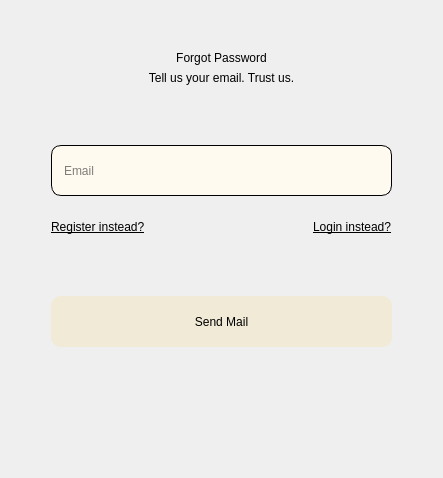
                  <widget class="QWidget" name="forgotpswd">
                      <layout class="QVBoxLayout" name="verticalLayout_8">
                          <item>
                              <spacer name="verticalSpacer_7">
                                  <property name="orientation">
                                      <enum>Qt::Vertical</enum>
                                  </property>
                                  <property name="sizeType">
                                      <enum>QSizePolicy::Fixed</enum>
                                  </property>
                                  <property name="sizeHint" stdset="0">
                                      <size>
                                          <width>20</width>
                                          <height>40</height>
                                      </size>
                                  </property>
                              </spacer>
                          </item>
                          <item>
                              <widget class="QLabel" name="forgotpswdlabel">
                                  <property name="styleSheet">
                                      <string notr="true">font: 36pt &quot;MS Shell Dlg 2&quot;;
color:rgb(0,0,0);</string>
                                  </property>
                                  <property name="text">
                                      <string>Forgot Password</string>
                                  </property>
                                  <property name="alignment">
                                      <set>Qt::AlignCenter</set>
                                  </property>
                              </widget>
                          </item>
                          <item>
                              <widget class="QLabel" name="text_3">
                                  <property name="styleSheet">
                                      <string notr="true">font: 16pt &quot;MS Shell Dlg 2&quot;;
color:rgb(0,0,0);</string>
                                  </property>
                                  <property name="text">
                                      <string>Tell us your email. Trust us.
                                      </string>
                                  </property>
                                  <property name="alignment">
                                      <set>Qt::AlignCenter</set>
                                  </property>
                                  <property name="wordWrap">
                                      <bool>true</bool>
                                  </property>
                              </widget>
                          </item>
                          <item>
                              <spacer name="verticalSpacer_14">
                                  <property name="orientation">
                                      <enum>Qt::Vertical</enum>
                                  </property>
                                  <property name="sizeHint" stdset="0">
                                      <size>
                                          <width>20</width>
                                          <height>40</height>
                                      </size>
                                  </property>
                              </spacer>
                          </item>
                          <item>
                              <layout class="QHBoxLayout" name="horizontalLayout_14">
                                  <item>
                                      <spacer name="horizontalSpacer_27">
                                          <property name="orientation">
                                              <enum>Qt::Horizontal</enum>
                                          </property>
                                          <property name="sizeHint" stdset="0">
                                              <size>
                                                  <width>40</width>
                                                  <height>20</height>
                                              </size>
                                          </property>
                                      </spacer>
                                  </item>
                                  <item>
                                      <layout class="QVBoxLayout" name="verticalLayout_5">
                                          <item>
                                              <widget class="QLineEdit" name="efield_forgot">
                                                  <property name="minimumSize">
                                                      <size>
                                                          <width>341</width>
                                                          <height>51</height>
                                                      </size>
                                                  </property>
                                                  <property name="styleSheet">
                                                      <string notr="true">background-color:rgba(0,0,0,0);
font: 14pt &quot;MS Shell Dlg 2&quot;;

background: #FFFAF0;
selection-background-color: black;
border-width: 1px; 
border-style: solid; 
border-color: black black black black; 
border-radius: 10px;
padding: 2 10px;
</string>
                                                  </property>
                                                  <property name="placeholderText">
                                                      <string>Email</string>
                                                  </property>
                                              </widget>
                                          </item>
                                          <item>
                                              <spacer name="verticalSpacer_13">
                                                  <property name="orientation">
                                                      <enum>Qt::Vertical</enum>
                                                  </property>
                                                  <property name="sizeType">
                                                      <enum>QSizePolicy::Fixed</enum>
                                                  </property>
                                                  <property name="sizeHint" stdset="0">
                                                      <size>
                                                          <width>20</width>
                                                          <height>10</height>
                                                      </size>
                                                  </property>
                                              </spacer>
                                          </item>
                                          <item>
                                              <layout class="QHBoxLayout" name="horizontalLayout_23">
                                                  <item>
                                                      <widget class="QLabel" name="f_direct_r">
                                                          <property name="minimumSize">
                                                              <size>
                                                                  <width>0</width>
                                                                  <height>31</height>
                                                              </size>
                                                          </property>
                                                          <property name="cursor">
                                                              <cursorShape>PointingHandCursor</cursorShape>
                                                          </property>
                                                          <property name="styleSheet">
                                                              <string notr="true">font: 14pt &quot;MS Shell Dlg 2&quot;;
color:rgb(0,0,0);</string>
                                                          </property>
                                                          <property name="text">
                                                              <string>&lt;u&gt;Register instead?&lt;/u&gt;</string>
                                                          </property>
                                                      </widget>
                                                  </item>
                                                  <item>
                                                      <spacer name="horizontalSpacer_26">
                                                          <property name="orientation">
                                                              <enum>Qt::Horizontal</enum>
                                                          </property>
                                                          <property name="sizeHint" stdset="0">
                                                              <size>
                                                                  <width>40</width>
                                                                  <height>20</height>
                                                              </size>
                                                          </property>
                                                      </spacer>
                                                  </item>
                                                  <item>
                                                      <widget class="QLabel" name="f_direct_l">
                                                          <property name="cursor">
                                                              <cursorShape>PointingHandCursor</cursorShape>
                                                          </property>
                                                          <property name="styleSheet">
                                                              <string notr="true">font: 14pt &quot;MS Shell Dlg 2&quot;;
                                                  color:rgb(0,0,0);
                                              </string>
                                                          </property>
                                                          <property name="text">
                                                              <string>&lt;u&gt;Login instead?&lt;/u&gt;</string>
                                                          </property>
                                                      </widget>
                                                  </item>
                                              </layout>
                                          </item>
                                          <item>
                                              <widget class="QLabel" name="error_forgot">
                                                  <property name="minimumSize">
                                                      <size>
                                                          <width>0</width>
                                                          <height>31</height>
                                                      </size>
                                                  </property>
                                                  <property name="styleSheet">
                                                      <string notr="true">font: 12pt &quot;MS Shell Dlg 2&quot;;
                                                          color:red;
                                                      </string>
                                                  </property>
                                                  <property name="text">
                                                      <string/>
                                                  </property>
                                              </widget>
                                          </item>
                                          <item>
                                              <spacer name="verticalSpacer_23">
                                                  <property name="orientation">
                                                      <enum>Qt::Vertical</enum>
                                                  </property>
                                                  <property name="sizeType">
                                                      <enum>QSizePolicy::Fixed</enum>
                                                  </property>
                                                  <property name="sizeHint" stdset="0">
                                                      <size>
                                                          <width>20</width>
                                                          <height>10</height>
                                                      </size>
                                                  </property>
                                              </spacer>
                                          </item>
                                          <item>
                                              <widget class="QPushButton" name="forgot_button">
                                                  <property name="minimumSize">
                                                      <size>
                                                          <width>341</width>
                                                          <height>51</height>
                                                      </size>
                                                  </property>
                                                  <property name="cursor">
                                                      <cursorShape>PointingHandCursor</cursorShape>
                                                  </property>
                                                  <property name="styleSheet">
                                                      <string notr="true">border-radius:10px;
background-color:rgb(240, 234, 214);
font: 18pt &quot;MS Shell Dlg 2&quot;;</string>
                                                  </property>
                                                  <property name="text">
                                                      <string>Send Mail</string>
                                                  </property>
                                              </widget>
                                          </item>
                                      </layout>
                                  </item>
                                  <item>
                                      <spacer name="horizontalSpacer_31">
                                          <property name="orientation">
                                              <enum>Qt::Horizontal</enum>
                                          </property>
                                          <property name="sizeHint" stdset="0">
                                              <size>
                                                  <width>40</width>
                                                  <height>20</height>
                                              </size>
                                          </property>
                                      </spacer>
                                  </item>
                              </layout>
                          </item>
                          <item>
                              <spacer name="verticalSpacer_11">
                                  <property name="orientation">
                                      <enum>Qt::Vertical</enum>
                                  </property>
                                  <property name="sizeType">
                                      <enum>QSizePolicy::Fixed</enum>
                                  </property>
                                  <property name="sizeHint" stdset="0">
                                      <size>
                                          <width>20</width>
                                          <height>120</height>
                                      </size>
                                  </property>
                              </spacer>
                          </item>
                      </layout>
                  </widget>
